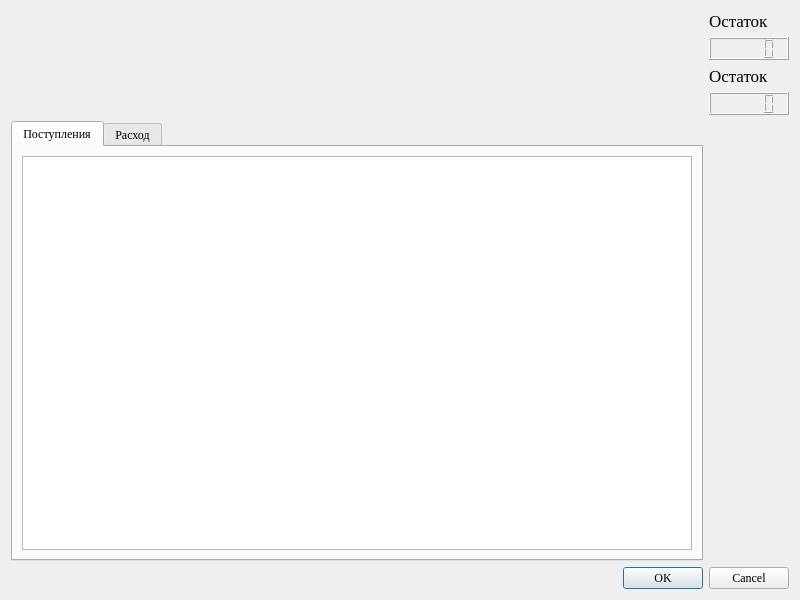
<?xml version="1.0" encoding="UTF-8"?>
<ui version="4.0">
 <class>Dialog</class>
 <widget class="QDialog" name="Dialog">
  <property name="geometry">
   <rect>
    <x>0</x>
    <y>0</y>
    <width>800</width>
    <height>600</height>
   </rect>
  </property>
  <property name="font">
   <font>
    <family>Times New Roman</family>
   </font>
  </property>
  <property name="windowTitle">
   <string>Домашняя бухгалтерия</string>
  </property>
  <layout class="QGridLayout" name="gridLayout">
   <item row="8" column="0" colspan="3">
    <widget class="QDialogButtonBox" name="buttonBox">
     <property name="orientation">
      <enum>Qt::Horizontal</enum>
     </property>
     <property name="standardButtons">
      <set>QDialogButtonBox::Cancel|QDialogButtonBox::Ok</set>
     </property>
    </widget>
   </item>
   <item row="3" column="2">
    <widget class="QLabel" name="label_2">
     <property name="enabled">
      <bool>true</bool>
     </property>
     <property name="minimumSize">
      <size>
       <width>80</width>
       <height>20</height>
      </size>
     </property>
     <property name="maximumSize">
      <size>
       <width>80</width>
       <height>30</height>
      </size>
     </property>
     <property name="font">
      <font>
       <pointsize>13</pointsize>
      </font>
     </property>
     <property name="text">
      <string>Остаток</string>
     </property>
    </widget>
   </item>
   <item row="6" column="2">
    <widget class="QLCDNumber" name="lcdNumPostOst"/>
   </item>
   <item row="1" column="2">
    <widget class="QLabel" name="label">
     <property name="maximumSize">
      <size>
       <width>80</width>
       <height>30</height>
      </size>
     </property>
     <property name="font">
      <font>
       <pointsize>13</pointsize>
      </font>
     </property>
     <property name="text">
      <string>Остаток</string>
     </property>
    </widget>
   </item>
   <item row="2" column="2">
    <widget class="QLCDNumber" name="lcdNumPost"/>
   </item>
   <item row="7" column="0" colspan="2">
    <widget class="QTabWidget" name="tabWidget">
     <property name="currentIndex">
      <number>0</number>
     </property>
     <widget class="QWidget" name="Post">
      <attribute name="title">
       <string>Поступления</string>
      </attribute>
      <layout class="QGridLayout" name="gridLayout_2">
       <item row="0" column="0">
        <widget class="QTableView" name="tablePostupl">
         <property name="focusPolicy">
          <enum>Qt::ClickFocus</enum>
         </property>
         <property name="editTriggers">
          <set>QAbstractItemView::NoEditTriggers</set>
         </property>
         <property name="selectionMode">
          <enum>QAbstractItemView::NoSelection</enum>
         </property>
         <property name="selectionBehavior">
          <enum>QAbstractItemView::SelectRows</enum>
         </property>
        </widget>
       </item>
      </layout>
     </widget>
     <widget class="QWidget" name="rashod">
      <attribute name="title">
       <string>Расход</string>
      </attribute>
      <layout class="QGridLayout" name="gridLayout_3">
       <item row="0" column="0">
        <widget class="QTableView" name="tableRashod">
         <property name="focusPolicy">
          <enum>Qt::ClickFocus</enum>
         </property>
         <property name="contextMenuPolicy">
          <enum>Qt::ActionsContextMenu</enum>
         </property>
         <property name="acceptDrops">
          <bool>false</bool>
         </property>
         <property name="dragDropMode">
          <enum>QAbstractItemView::NoDragDrop</enum>
         </property>
         <property name="gridStyle">
          <enum>Qt::SolidLine</enum>
         </property>
        </widget>
       </item>
      </layout>
     </widget>
    </widget>
   </item>
  </layout>
 </widget>
 <resources/>
 <connections>
  <connection>
   <sender>buttonBox</sender>
   <signal>accepted()</signal>
   <receiver>Dialog</receiver>
   <slot>accept()</slot>
   <hints>
    <hint type="sourcelabel">
     <x>658</x>
     <y>574</y>
    </hint>
    <hint type="destinationlabel">
     <x>93</x>
     <y>15</y>
    </hint>
   </hints>
  </connection>
  <connection>
   <sender>buttonBox</sender>
   <signal>rejected()</signal>
   <receiver>Dialog</receiver>
   <slot>reject()</slot>
   <hints>
    <hint type="sourcelabel">
     <x>726</x>
     <y>580</y>
    </hint>
    <hint type="destinationlabel">
     <x>93</x>
     <y>15</y>
    </hint>
   </hints>
  </connection>
 </connections>
</ui>
